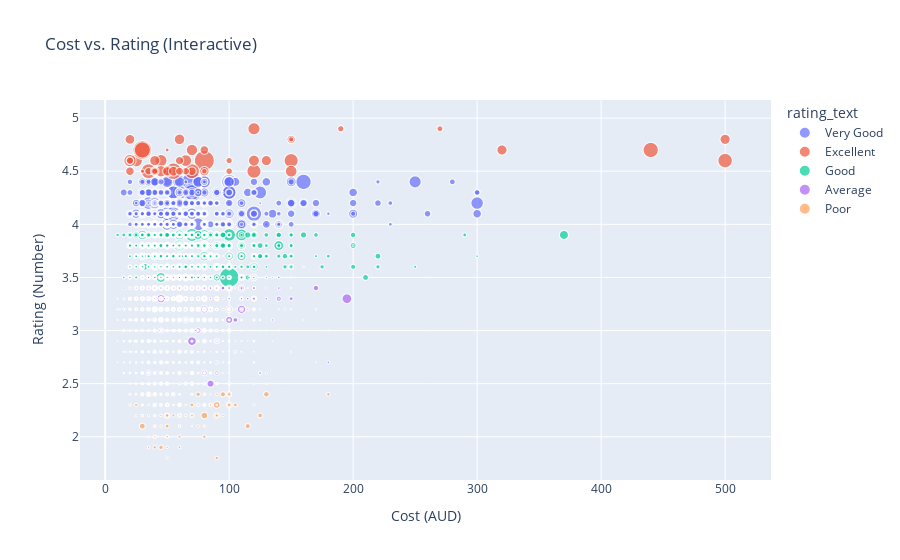

Notebook code cell kept with this figure:
### Markdown cell above
### Why This Insight and Plot?

Limitation of Static Plot: A static scatter plot (e.g., seaborn.scatterplot) for cost vs. rating shows the trend but doesn’t let you hover to see restaurant details (like title, subzone, or cuisine) or zoom into dense areas, making it hard to explore specific outliers or clusters.
Interactive Advantage: plotly.express.scatter creates an interactive plot where you can hover to see restaurant details, zoom, and pan. The color by rating_text and size by votes add visual depth, making patterns (e.g., high-cost, high-rated restaurants) easier to spot.
Visual Appeal: Uses Plotly’s default vibrant colors (good for light/dark themes) and includes a title and axis labels for clarity.
Project Fit: This fits the "Interactive Visualisation" part of the EDA section, addressing the assignment’s call for an interactive plot to explore key variables and overcome static plot limitations.

### Code cell
import pandas as pd
import plotly.express as px
df = pd.read_csv('zomato_df_final_data.csv')
df = df.dropna(subset=['cost', 'rating_number'])
fig = px.scatter(df, x='cost', y='rating_number', color='rating_text', size='votes', hover_data=['title', 'subzone'], title='Cost vs. Rating (Interactive)')
fig.update_layout(xaxis_title='Cost (AUD)', yaxis_title='Rating (Number)')
fig.show()

### Figure 1 — Plotly figure (JSON) as saved in the notebook; plotly's stock layout.template omitted (floating-point values rounded to 4 significant figures; data arrays with more than 128 entries replaced by an {"elided": "..."} marker saying what was removed)
{"data": [{"customdata": {"elided": "506x2 str values"}, "hovertemplate": "rating_text=Very Good<br>cost=%{x}<br>rating_number=%{y}<br>votes=%{marker.size}<br>title=%{customdata[0]}<br>subzone=%{customdata[1]}<extra></extra>", "legendgroup": "Very Good", "marker": {"color": "#636efa", "size": {"elided": "506 int values"}, "sizemode": "area", "sizeref": 8.09, "symbol": "circle"}, "mode": "markers", "name": "Very Good", "showlegend": true, "type": "scattergl", "x": {"elided": "506 int values"}, "xaxis": "x", "y": {"elided": "506 float values"}, "yaxis": "y"}, {"customdata": [["The Grounds of Alexandria Cafe", "The Grounds of Alexandria, Alexandria"], ["Sokyo", "The Star, Pyrmont"], ["Bennelong Restaurant", "Circular Quay"], ["Chat Thai", "Chinatown"], ["KOI Dessert Bar", "Kensington Street, Chippendale"], ["Mr. Wong", "Establishment, CBD"], ["Ippudo", "Westfield Pitt Street Mall, CBD"], ["Quay", "The Rocks"], ["Sepia", "Darling Park, Darling Harbour"], ["Café Cre Asion", "CBD"], ["Mappen Noodle Restaurant", "SkyView Shopping Plaza, CBD"], ["Circa", "Parramatta"], ["LuMi Bar & Dining", "Pyrmont"], ["Felix Bistro and Bar", "Ivy, CBD"], ["Rockpool Bar & Grill", "CBD"], ["Restaurant Hubert", "CBD"], ["El Jannah", "Granville"], ["Bourke Street Bakery", "Surry Hills"], ["The Baxter Inn", "CBD"], ["China Doll", "Woolloomooloo"], ["Buffalo Dining Club", "Darlinghurst"], ["Black Star Pastry", "Newtown"], ["John Smith Cafe", "Alexandria"], ["Mad Spuds Cafe", "Surry Hills"], ["Tetsuya's", "CBD"], ["Ryo's", "Crows Nest"], ["La Renaissance Cafe Patisserie", "The Rocks"], ["Masuya Japanese Seafood Restaurant", "CBD"], ["Pasticceria Papa", "Haberfield"], ["Revolver", "Annandale"], ["Rustic Pearl", "Surry Hills"], ["Manpuku", "Chatswood"], ["Chophouse", "CBD"], ["Est.", "Establishment, CBD"], ["Kepos Street Kitchen", "Redfern"], ["Bistro Papillon", "CBD"], ["Campos Coffee", "Newtown"], ["Bare Grill", "Surry Hills"], ["Trio", "Bondi Beach"], ["Five Points Burgers", "North Sydney"], ["Marrickville Pork Roll", "Marrickville"], ["La Banette Pâtisserie - Culture Society", "Glebe"], ["Embers Mezze Bar", "Darlinghurst"], ["Nourishing Quarter", "Surry Hills"], ["Cappello Pizzeria", "Balmain"], ["El Toro Tapas & Pizza Bar", "Maroubra"], ["Il Grappolo", "Rozelle"], ["Moim Japanese Kitchen", "Kirrawee"], ["Out of the Blue", "Clovelly"], ["Bogota Coffee Mascot", "Mascot"], ["In Restaurant", "Neutral Bay"]], "hovertemplate": "rating_text=Excellent<br>cost=%{x}<br>rating_number=%{y}<br>votes=%{marker.size}<br>title=%{customdata[0]}<br>subzone=%{customdata[1]}<extra></extra>", "legendgroup": "Excellent", "marker": {"color": "#EF553B", "size": [3236, 1227, 278, 2150, 575, 1623, 1840, 1662, 873, 752, 1285, 1211, 305, 990, 1571, 213, 1783, 2832, 922, 1148, 578, 2090, 598, 1120, 1917, 1043, 841, 706, 601, 1066, 664, 160, 855, 863, 747, 596, 1198, 131, 1027, 338, 490, 448, 344, 588, 533, 444, 300, 488, 416, 300, 261], "sizemode": "area", "sizeref": 8.09, "symbol": "circle"}, "mode": "markers", "name": "Excellent", "showlegend": true, "type": "scattergl", "x": [80, 120, 270, 55, 150, 120, 70, 500, 500, 20, 25, 45, 190, 120, 150, 150, 35, 30, 60, 150, 70, 30, 40, 65, 440, 50, 40, 80, 20, 45, 50, 30, 130, 320, 55, 80, 20, 50, 70, 40, 20, 35, 100, 40, 60, 65, 100, 60, 20, 40, 80], "xaxis": "x", "y": [4.6, 4.9, 4.9, 4.5, 4.8, 4.5, 4.5, 4.6, 4.8, 4.8, 4.6, 4.6, 4.9, 4.6, 4.6, 4.8, 4.5, 4.7, 4.8, 4.5, 4.5, 4.7, 4.5, 4.6, 4.7, 4.5, 4.6, 4.5, 4.5, 4.5, 4.5, 4.5, 4.6, 4.7, 4.5, 4.7, 4.6, 4.7, 4.7, 4.5, 4.6, 4.5, 4.5, 4.5, 4.6, 4.5, 4.6, 4.5, 4.6, 4.5, 4.5], "yaxis": "y"}, {"customdata": {"elided": "1903x2 str values"}, "hovertemplate": "rating_text=Good<br>cost=%{x}<br>rating_number=%{y}<br>votes=%{marker.size}<br>title=%{customdata[0]}<br>subzone=%{customdata[1]}<extra></extra>", "legendgroup": "Good", "marker": {"color": "#00cc96", "size": {"elided": "1903 int values"}, "sizemode": "area", "sizeref": 8.09, "symbol": "circle"}, "mode": "markers", "name": "Good", "showlegend": true, "type": "scattergl", "x": {"elided": "1903 int values"}, "xaxis": "x", "y": {"elided": "1903 float values"}, "yaxis": "y"}, {"customdata": {"elided": "4420x2 str values"}, "hovertemplate": "rating_text=Average<br>cost=%{x}<br>rating_number=%{y}<br>votes=%{marker.size}<br>title=%{customdata[0]}<br>subzone=%{customdata[1]}<extra></extra>", "legendgroup": "Average", "marker": {"color": "#ab63fa", "size": {"elided": "4420 int values"}, "sizemode": "area", "sizeref": 8.09, "symbol": "circle"}, "mode": "markers", "name": "Average", "showlegend": true, "type": "scattergl", "x": {"elided": "4420 int values"}, "xaxis": "x", "y": {"elided": "4420 float values"}, "yaxis": "y"}, {"customdata": {"elided": "201x2 str values"}, "hovertemplate": "rating_text=Poor<br>cost=%{x}<br>rating_number=%{y}<br>votes=%{marker.size}<br>title=%{customdata[0]}<br>subzone=%{customdata[1]}<extra></extra>", "legendgroup": "Poor", "marker": {"color": "#FFA15A", "size": {"elided": "201 int values"}, "sizemode": "area", "sizeref": 8.09, "symbol": "circle"}, "mode": "markers", "name": "Poor", "showlegend": true, "type": "scattergl", "x": {"elided": "201 int values"}, "xaxis": "x", "y": {"elided": "201 float values"}, "yaxis": "y"}], "layout": {"legend": {"itemsizing": "constant", "title": {"text": "rating_text"}, "tracegroupgap": 0}, "title": {"text": "Cost vs. Rating (Interactive)"}, "xaxis": {"anchor": "y", "domain": [0, 1], "title": {"text": "Cost (AUD)"}}, "yaxis": {"anchor": "x", "domain": [0, 1], "title": {"text": "Rating (Number)"}}}}
